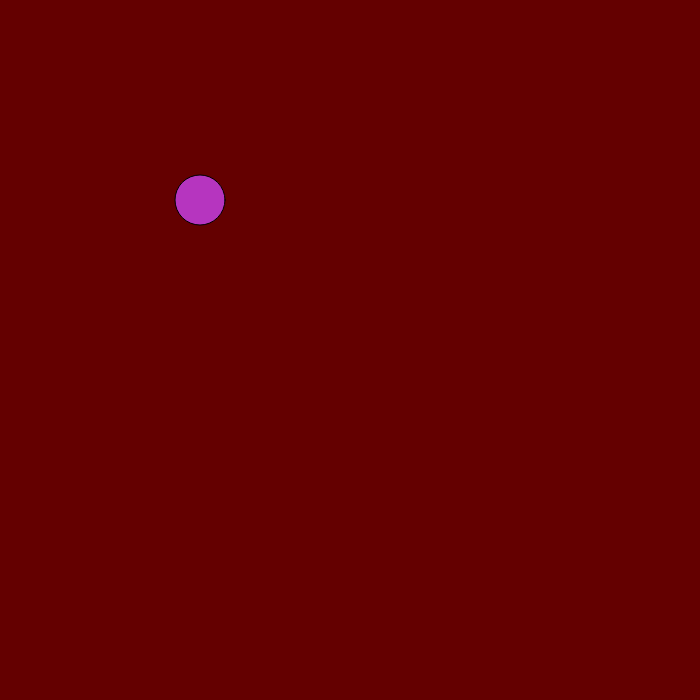
Frame 1 (no input)
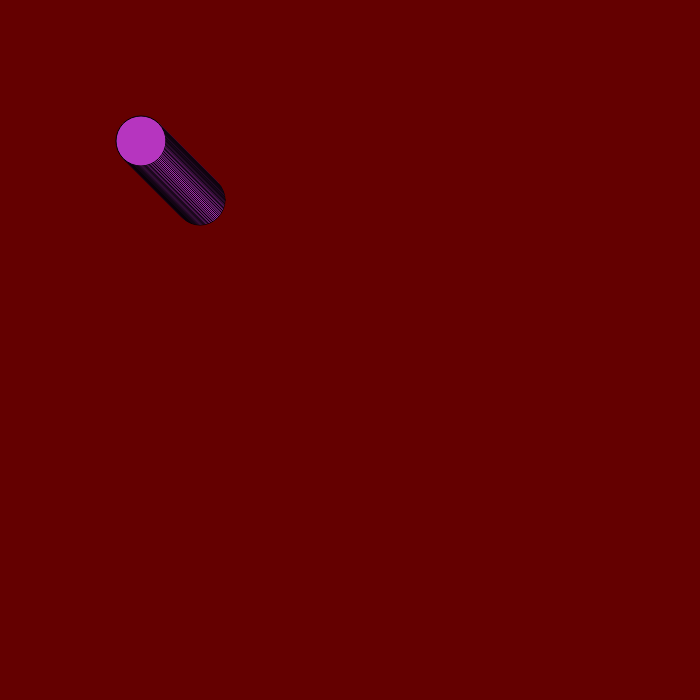
Frame 60 (no input)
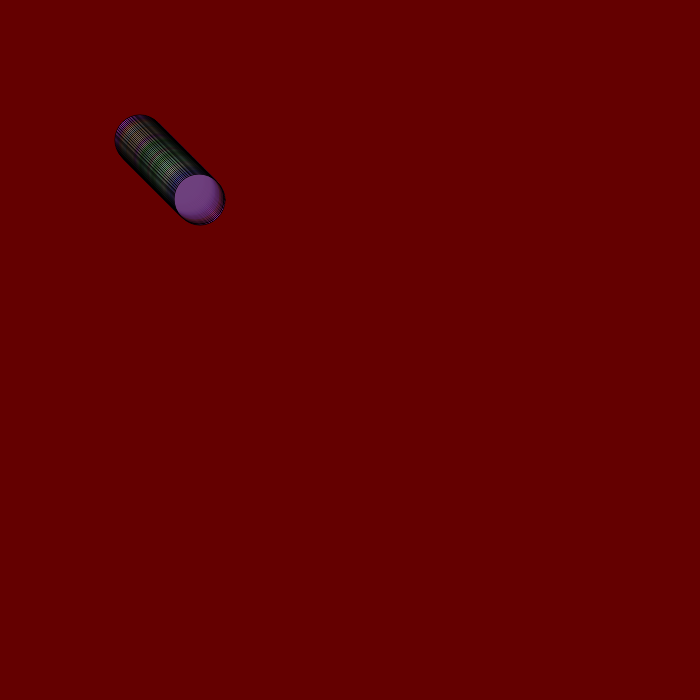
Frame 120 (the mouse pressed at the canvas centre since frame 60)

The p5.js sketch that drew these frames (run headless with seeded random() and noise() and a simulated clock; from frame 60 on, the mouse is pressed at the canvas centre):

// p5.js sketch
// ── sketch.js
let cor;
let posicaoHorizontal; // x
let posicaoVertical; // y

function setup() {
 
  createCanvas(700, 700);
    background(color(100, 0, 0));
  cor = color(random(0, 255), random(0, 255), random(0, 255));
  posicaoHorizontal = 200;
  posicaoVertical = 200;
}

function draw() {
  
  fill(cor);
  circle(posicaoHorizontal, posicaoVertical, 50);

  if(mouseX < posicaoHorizontal) {
    posicaoHorizontal = posicaoHorizontal - 1;
  }
  
 if(mouseX > posicaoHorizontal) {
   posicaoHorizontal = posicaoHorizontal + 1;
 }
  
  if(mouseY < posicaoVertical) {
    posicaoVertical--;
  }
  
  if(mouseY > posicaoVertical) {
    posicaoVertical++;
  }
  
  if(mouseIsPressed) {
      cor = color(random(0, 255), random(0, 255), random(0, 255),                         random(0, 100));
  }
  
  
}
